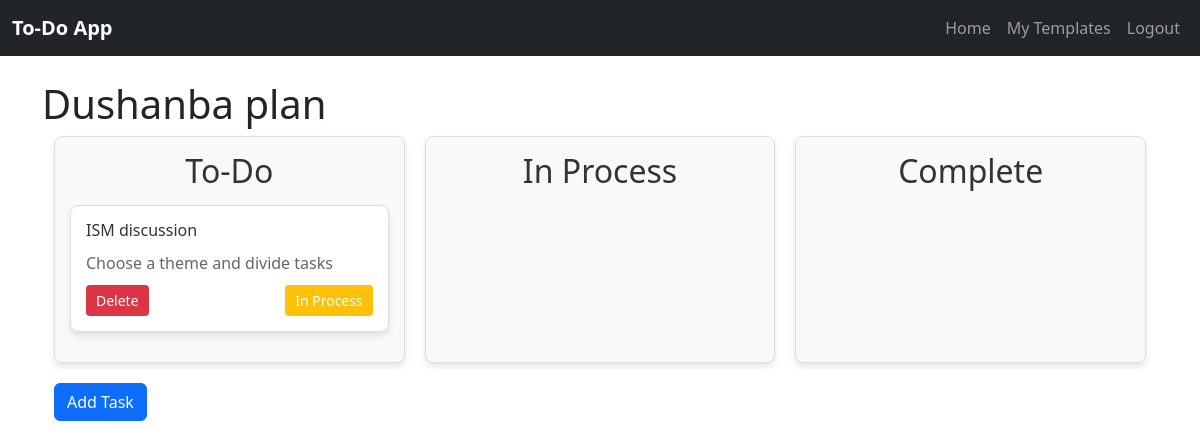
Screenshot of /my_template/4 (signed in) with the database file from the repository.
### app/models.py (models this page shows)
class Template(db.Model):
    __tablename__ = 'template'
    id: MappedColumn[int] = mapped_column(Integer, primary_key=True)
    user_id: MappedColumn[int] = mapped_column(Integer, ForeignKey('user.id'))
    name: MappedColumn[str] = mapped_column(String(30))
    description: MappedColumn[str] = mapped_column(String(200))
    task_count: MappedColumn[Optional[int]] = mapped_column(Integer, default=0)
    user = relationship('User', back_populates='template')
    task = relationship('Task', back_populates='template', cascade="all, delete-orphan")

class Task(db.Model):
    __tablename__ = 'task'
    id: MappedColumn[int] = mapped_column(Integer, primary_key=True)
    template_id: MappedColumn[int] = mapped_column(Integer, ForeignKey('template.id'))
    name: MappedColumn[str] = mapped_column(String(100))
    description: MappedColumn[str] = mapped_column(String(200))
    start_date: MappedColumn[datetime] = mapped_column(DateTime, default=datetime.now)
    end_date: MappedColumn[Optional[datetime]] = mapped_column(DateTime)
    status: MappedColumn[Optional[int]] = mapped_column(Integer, default=0)
    template = relationship('Template', back_populates='task')

### app/routes.py (the view)
    @app.route('/my_template/<int:template_id>', methods=['GET', 'POST'])
    def my_template(template_id):
        tasks = get_all_rows_by_attribute(Task, "template_id", template_id)
        template = get_row_by_attribute(Template, "id", template_id)
        return render_template("my-template.html",
                               tasks=tasks,
                               template=template,)

### app/__init__.py (called while the page is built)
def create_app():
    app = Flask(__name__)
    login_manager = LoginManager()
    login_manager.init_app(app)
    @login_manager.user_loader
    def load_user(user_id):
        from app.models import User
        return User.query.get(int(user_id))
    app.config.from_object('app.config.Config')
    db.init_app(app)
    migrate = Migrate(app, db)
    migrate.init_app(app, db)
    Bootstrap(app)
    from app.routes import register_routes
    register_routes(app)
    return app

### app/routes.py (called while the page is built)
def get_all_rows_by_attribute(table, attribute, value):
    table_list = db.session.execute(db.select(table).where(getattr(table, attribute) == value)).scalars().all()
    return table_list

def get_row_by_attribute(table, attribute, value):
    return db.session.execute(db.select(table).where(getattr(table, attribute) == value)).scalar()

### app/templates/my-template.html (shortened to what this page needs)
{% from 'bootstrap5/form.html' import render_form %}
{% extends 'base.html' %}
{% block css %}
<link href="{{ url_for('static', filename='template.css') }}" rel="stylesheet">
{% endblock %}
{% block content %}
    <h1>{{ template.name }}</h1>
    <div class="container">
        <div class="todo-columns">
            <div class="column">
                <h2>To-Do</h2>
                {% for task in tasks %}
                    {% if task.status == 0 %}
                        <div class="todo-card">
                            <h3>{{ task.name }}</h3>
                            <p>{{ task.description }}</p>
                            <form class="actions" method="POST" action="{{ url_for('task_action', template_id=template.id, task_id=task.id) }}">
                                <button class="delete-btn" name="action" value="delete">Delete</button>
                                <button class="process-btn" name="action" value="in-process">In Process</button>
                            </form>
                        </div>
                    {% endif %}
                {% endfor %}
            </div>
            <div class="column">
                <h2>In Process</h2>
            </div>
            <div class="column">
                <h2>Complete</h2>
            </div>
        </div>
        <div style="padding-top: 20px">
            <a class="btn btn-primary" href="{{ url_for('add_task', template_id=template.id) }}">Add Task</a>
        </div>
    </div>
{% endblock %}

### app/static/base.css (style rules this page uses)
body { font-family: 'Roboto', sans-serif; background-color: #f8f9fa; margin: 0; padding: 0; }
.container { max-width: 1200px; }

### app/static/template.css (style rules this page uses)
.todo-columns { display: flex; gap: 20px; }
.column { flex: 1; background-color: #f9f9f9; border: 1px solid #ddd; border-radius: 8px; padding: 15px; box-shadow: 0 4px 6px rgba(0, 0, 0, 0.1); }
.column h2 { text-align: center; margin-bottom: 15px; color: #333; }
.todo-card { background-color: #fff; border: 1px solid #ddd; border-radius: 8px; padding: 15px; margin-bottom: 15px; box-shadow: 0 4px 6px rgba(0, 0, 0, 0.1); }
.todo-card h3 { margin: 0 0 10px 0; font-size: 16px; color: #333; }
.todo-card p { margin: 0 0 10px 0; color: #666; }
.todo-card .actions { display: flex; justify-content: space-between; }
.todo-card button { padding: 5px 10px; border: none; border-radius: 4px; cursor: pointer; font-size: 14px; }
.todo-card .process-btn { background-color: #ffc107; color: white; }
.todo-card .delete-btn { background-color: #dc3545; color: white; }

### rows the page displays
Template: name "Dushanba plan"
Task: name "ISM discussion", description "Choose a theme and divide tasks"
